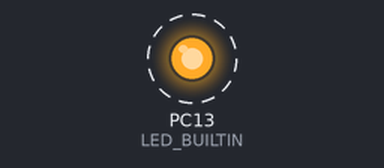
Bench run of a program on a simulated STM32 Blue Pill. Parts: output pins drawn as LEDs (lit = HIGH). Dashed ring = blinking.

Above: at 0.5 s.
Timing chart, 0 to 4.6 s (numbered marks = the images above):
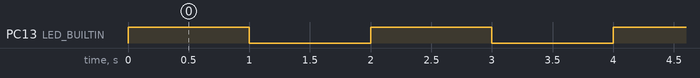

Measured:
- by itself, PC13 (LED_BUILTIN): alternates HIGH for 1.0 s and LOW for 1.0 s

The program:

main.cpp
```cpp
#include <Arduino.h>

void setup()
{
  // put your setup code here, to run once:
  Serial1.begin(9600);
  // initialize digital pin LED_BUILTIN as an output.
  pinMode(LED_BUILTIN, OUTPUT);
  Serial1.println("Setup done");
}

void loop()
{
  // put your main code here, to run repeatedly:
  Serial1.print(".");
  digitalWrite(LED_BUILTIN, HIGH);   // turn the LED on (HIGH is the voltage level)
  delay(1000);                       // wait for a second
  digitalWrite(LED_BUILTIN, LOW);    // turn the LED off by making the voltage LOW
  delay(1000);                       // wait for a second
}
```
